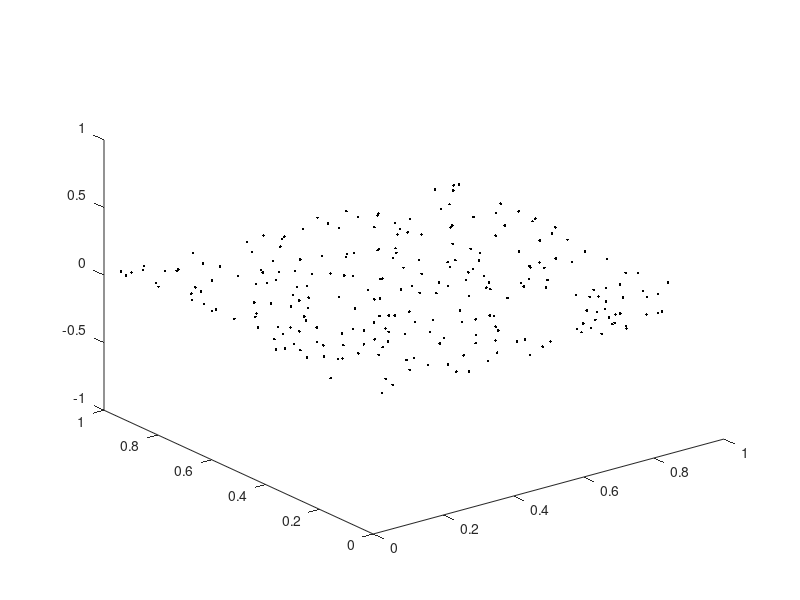

Write MATLAB code to recreate this figure. (Note: this script raises an error after producing the figure.)
N = 50;
nF = 5;

figure;
for ii = 1:nF
    DataCell{ii} = rand(3,N);
    DataCell{ii}(3,:) = zeros(1,N);
    VisVecCell{ii} = ones(1,N);
    plot3(DataCell{ii}(1,:),DataCell{ii}(2,:),DataCell{ii}(3,:),'k.'); hold on;
end

GPA = KernelGPA;%DefGPA('AFFINE');
GPA.centerDataAhead = true;
GPA.addDataByArray(DataCell, VisVecCell);
GPA.run();
GPA.mShape

trns = GPA.transformPoints(DataCell{3}, 3)

plot3(trns(1,:),trns(2,:),trns(3,:),'ro'); hold on;
plot3(GPA.mShape(1,:),GPA.mShape(2,:),GPA.mShape(3,:),'bo'); hold on;